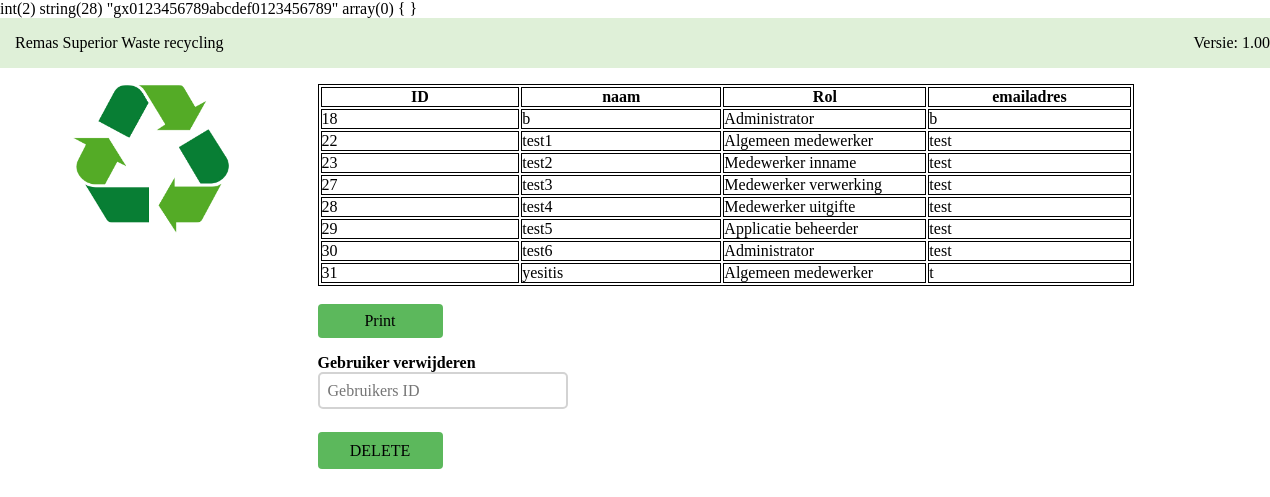
Page /gebruikersbeheer.php on the earlier database version.
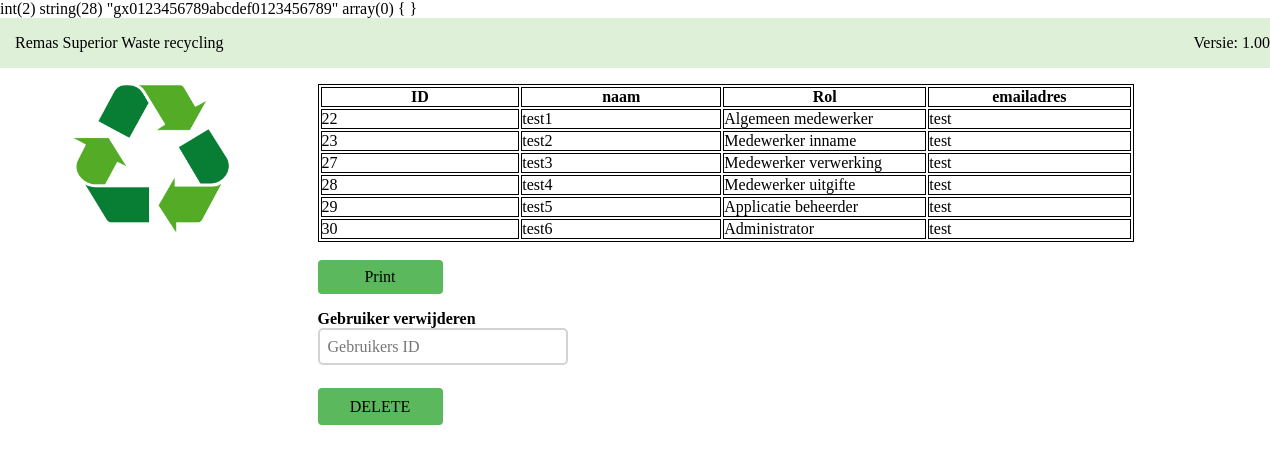
Same page on the later database version.
### tables this page shows
CREATE TABLE `medewerkers` (
  `ID` int(11) NOT NULL,
  `rolID` int(11) NOT NULL,
  `naam` varchar(40) NOT NULL,
  `wachtwoord` varchar(200) NOT NULL,
  `emailadres` varchar(100) NOT NULL
);

### includes/functions.php (the view, shortened to what this page needs)
<?php
            function getusers(){
              include 'connect.php';
              $stmt = $db->query("SELECT * FROM medewerkers");
              $results = $stmt->fetchAll(PDO::FETCH_ASSOC);
              $stmt->execute();
              foreach($stmt as $row){
                  echo '<tr> <td>' .$row['ID'] . '</td>';
                  echo '<td>' . $row['naam'] . '</td>' ;
                  if($row['rolID'] == 1){
                    echo '<td>' . "Algemeen medewerker" . '</td>' ;
                  }
                  if($row['rolID'] == 2){
                    echo '<td>' . "Medewerker inname" . '</td>' ;
                  }
                  if($row['rolID'] == 3){
                    echo '<td>' . "Medewerker verwerking" . '</td>' ;
                  }
                  if($row['rolID'] == 4){
                    echo '<td>' . "Medewerker uitgifte" . '</td>' ;
                  }
                  if($row['rolID'] == 5){
                    echo '<td>' . "Applicatie beheerder" . '</td>' ;
                  }
                  if($row['rolID'] == 6){
                    echo '<td>' . "Administrator" . '</td>' ;
                  }
                  echo '<td>' .$row['emailadres'] . '</td> </tr>';
              }
            }
?>

Differences in the rows shown:
removed medewerkers: ID "18", naam "b", shows "Administrator", emailadres "b"
removed medewerkers: ID "31", naam "yesitis", shows "Algemeen medewerker", emailadres "t"
